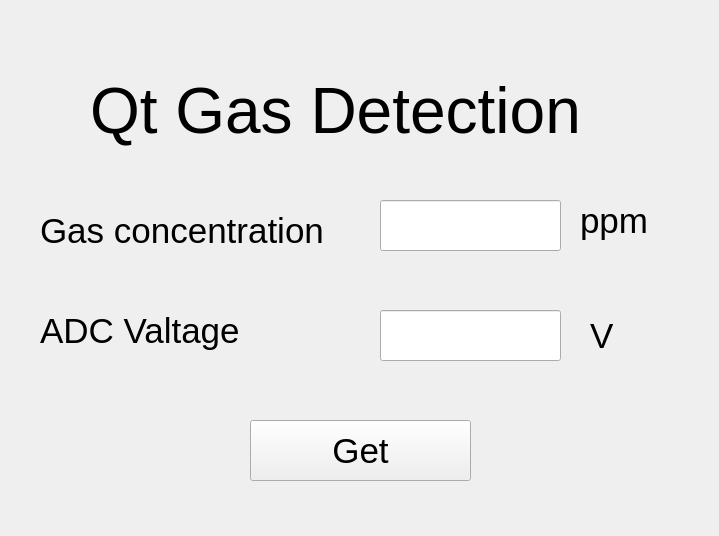
<?xml version="1.0" encoding="UTF-8"?>
<ui version="4.0">
 <class>Form</class>
 <widget class="QWidget" name="Form">
  <property name="geometry">
   <rect>
    <x>0</x>
    <y>0</y>
    <width>719</width>
    <height>536</height>
   </rect>
  </property>
  <property name="font">
   <font>
    <pointsize>26</pointsize>
   </font>
  </property>
  <property name="windowTitle">
   <string>Form</string>
  </property>
  <widget class="QLabel" name="label">
   <property name="geometry">
    <rect>
     <x>90</x>
     <y>40</y>
     <width>591</width>
     <height>141</height>
    </rect>
   </property>
   <property name="font">
    <font>
     <pointsize>48</pointsize>
    </font>
   </property>
   <property name="text">
    <string>Qt Gas Detection</string>
   </property>
  </widget>
  <widget class="QLabel" name="label_2">
   <property name="geometry">
    <rect>
     <x>40</x>
     <y>210</y>
     <width>351</width>
     <height>41</height>
    </rect>
   </property>
   <property name="font">
    <font>
     <pointsize>26</pointsize>
    </font>
   </property>
   <property name="text">
    <string>Gas concentration</string>
   </property>
  </widget>
  <widget class="QLabel" name="label_3">
   <property name="geometry">
    <rect>
     <x>40</x>
     <y>290</y>
     <width>321</width>
     <height>81</height>
    </rect>
   </property>
   <property name="font">
    <font>
     <pointsize>26</pointsize>
    </font>
   </property>
   <property name="text">
    <string>ADC Valtage</string>
   </property>
  </widget>
  <widget class="QLabel" name="label_4">
   <property name="geometry">
    <rect>
     <x>580</x>
     <y>200</y>
     <width>81</width>
     <height>41</height>
    </rect>
   </property>
   <property name="font">
    <font>
     <pointsize>26</pointsize>
    </font>
   </property>
   <property name="text">
    <string>ppm</string>
   </property>
  </widget>
  <widget class="QLabel" name="label_5">
   <property name="geometry">
    <rect>
     <x>590</x>
     <y>320</y>
     <width>81</width>
     <height>31</height>
    </rect>
   </property>
   <property name="text">
    <string>V</string>
   </property>
  </widget>
  <widget class="QPushButton" name="BtnGet">
   <property name="geometry">
    <rect>
     <x>250</x>
     <y>420</y>
     <width>221</width>
     <height>61</height>
    </rect>
   </property>
   <property name="text">
    <string>Get</string>
   </property>
  </widget>
  <widget class="QLineEdit" name="lineEditGas">
   <property name="geometry">
    <rect>
     <x>380</x>
     <y>200</y>
     <width>181</width>
     <height>51</height>
    </rect>
   </property>
  </widget>
  <widget class="QLineEdit" name="lineEditADC">
   <property name="geometry">
    <rect>
     <x>380</x>
     <y>310</y>
     <width>181</width>
     <height>51</height>
    </rect>
   </property>
  </widget>
 </widget>
 <resources/>
 <connections/>
</ui>
